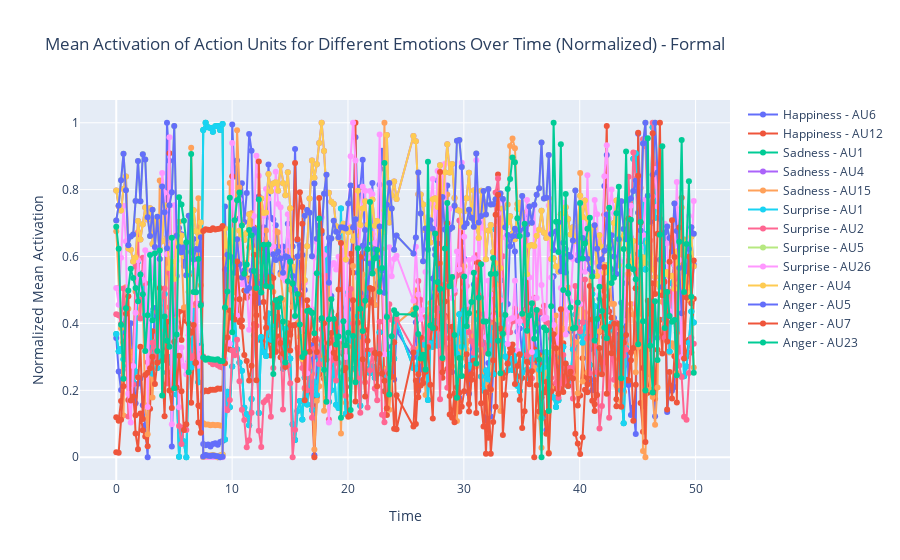
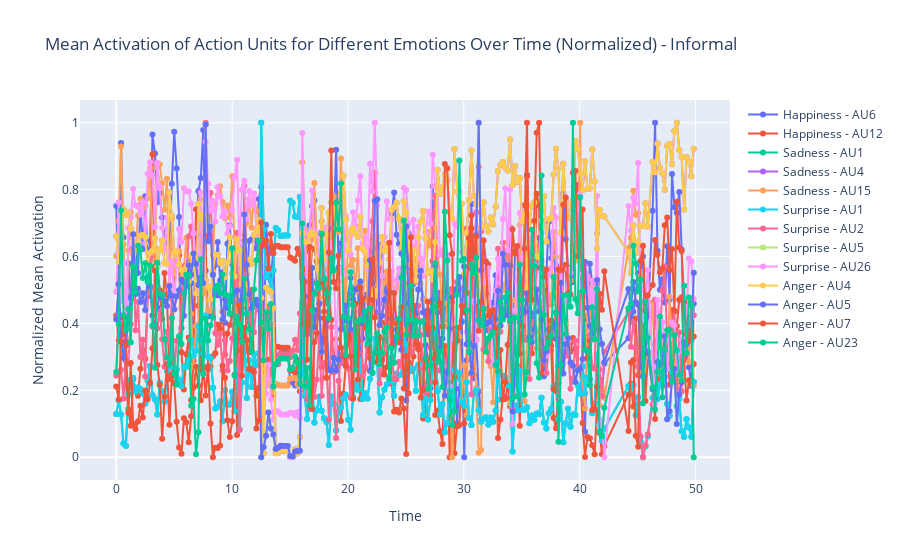

Notebook code cell kept with these figures, in order:
### Code cell
# Reference table linking emotions to action units
emotion_au_mapping = {
    'Happiness': [6, 12],
    'Sadness': [1, 4, 15],
    'Surprise': [1, 2, 5, 26],
    'Anger': [4, 5, 7, 23],
}

# Function to calculate mean activation for each emotion over time and normalize the data
def mean_activation_by_emotion_over_time(df, emotion_au_mapping):
    emotion_means_over_time = {}
    for emotion, aus in emotion_au_mapping.items():
        relevant_aus = df[df['face_au'].isin(aus)]
        emotion_means_over_time[emotion] = relevant_aus.groupby(['time', 'face_au'])['value'].mean().reset_index()

    # Normalize the data using min-max scaling for each action unit
    for emotion, mean_df in emotion_means_over_time.items():
        min_values = mean_df.groupby('face_au')['value'].min()
        max_values = mean_df.groupby('face_au')['value'].max()

        mean_df['value_normalized'] = mean_df.apply(
            lambda row: (row['value'] - min_values[row['face_au']]) / (max_values[row['face_au']] - min_values[row['face_au']]),
            axis=1
        )

    return emotion_means_over_time

# Calculate mean activation for formal and informal speakers over time and normalize the data
formal_emotion_means_over_time = mean_activation_by_emotion_over_time(female_formal_2_au, emotion_au_mapping)
informal_emotion_means_over_time = mean_activation_by_emotion_over_time(female_informal_2_au, emotion_au_mapping)

def plot_emotion_means_over_time(emotion_means_over_time, title):
    fig = go.Figure()

    for emotion, mean_df in emotion_means_over_time.items():
        for au in mean_df['face_au'].unique():
            fig.add_trace(go.Scatter(
                x=mean_df[mean_df['face_au'] == au]['time'],
                y=mean_df[mean_df['face_au'] == au]['value_normalized'],
                mode='lines+markers',
                name=f'{emotion} - AU{au}'
            ))

    fig.update_layout(
        title=f'Mean Activation of Action Units for Different Emotions Over Time (Normalized) - {title}',
        xaxis=dict(title='Time'),
        yaxis=dict(title='Normalized Mean Activation'),
        showlegend=True
    )

    fig.show()

# Plot the mean activation of action units for different emotions over time for formal speakers
plot_emotion_means_over_time(formal_emotion_means_over_time, 'Formal')
plot_emotion_means_over_time(informal_emotion_means_over_time, 'Informal')

### Figure 1 — Plotly figure (JSON) as saved in the notebook; plotly's stock layout.template omitted (floating-point values rounded to 4 significant figures; data arrays with more than 128 entries replaced by an {"elided": "..."} marker saying what was removed)
{"data": [{"mode": "lines+markers", "name": "Happiness - AU6", "type": "scatter", "x": {"elided": "234 float values"}, "y": {"elided": "234 float values"}}, {"mode": "lines+markers", "name": "Happiness - AU12", "type": "scatter", "x": {"elided": "234 float values"}, "y": {"elided": "234 float values"}}, {"mode": "lines+markers", "name": "Sadness - AU1", "type": "scatter", "x": {"elided": "234 float values"}, "y": {"elided": "234 float values"}}, {"mode": "lines+markers", "name": "Sadness - AU4", "type": "scatter", "x": {"elided": "234 float values"}, "y": {"elided": "234 float values"}}, {"mode": "lines+markers", "name": "Sadness - AU15", "type": "scatter", "x": {"elided": "234 float values"}, "y": {"elided": "234 float values"}}, {"mode": "lines+markers", "name": "Surprise - AU1", "type": "scatter", "x": {"elided": "234 float values"}, "y": {"elided": "234 float values"}}, {"mode": "lines+markers", "name": "Surprise - AU2", "type": "scatter", "x": {"elided": "234 float values"}, "y": {"elided": "234 float values"}}, {"mode": "lines+markers", "name": "Surprise - AU5", "type": "scatter", "x": {"elided": "234 float values"}, "y": {"elided": "234 float values"}}, {"mode": "lines+markers", "name": "Surprise - AU26", "type": "scatter", "x": {"elided": "234 float values"}, "y": {"elided": "234 float values"}}, {"mode": "lines+markers", "name": "Anger - AU4", "type": "scatter", "x": {"elided": "234 float values"}, "y": {"elided": "234 float values"}}, {"mode": "lines+markers", "name": "Anger - AU5", "type": "scatter", "x": {"elided": "234 float values"}, "y": {"elided": "234 float values"}}, {"mode": "lines+markers", "name": "Anger - AU7", "type": "scatter", "x": {"elided": "234 float values"}, "y": {"elided": "234 float values"}}, {"mode": "lines+markers", "name": "Anger - AU23", "type": "scatter", "x": {"elided": "234 float values"}, "y": {"elided": "234 float values"}}], "layout": {"showlegend": true, "title": {"text": "Mean Activation of Action Units for Different Emotions Over Time (Normalized) - Formal"}, "xaxis": {"title": {"text": "Time"}}, "yaxis": {"title": {"text": "Normalized Mean Activation"}}}}

### Figure 2 — Plotly figure (JSON) as saved in the notebook; plotly's stock layout.template omitted (floating-point values rounded to 4 significant figures; data arrays with more than 128 entries replaced by an {"elided": "..."} marker saying what was removed)
{"data": [{"mode": "lines+markers", "name": "Happiness - AU6", "type": "scatter", "x": {"elided": "230 float values"}, "y": {"elided": "230 float values"}}, {"mode": "lines+markers", "name": "Happiness - AU12", "type": "scatter", "x": {"elided": "230 float values"}, "y": {"elided": "230 float values"}}, {"mode": "lines+markers", "name": "Sadness - AU1", "type": "scatter", "x": {"elided": "230 float values"}, "y": {"elided": "230 float values"}}, {"mode": "lines+markers", "name": "Sadness - AU4", "type": "scatter", "x": {"elided": "230 float values"}, "y": {"elided": "230 float values"}}, {"mode": "lines+markers", "name": "Sadness - AU15", "type": "scatter", "x": {"elided": "230 float values"}, "y": {"elided": "230 float values"}}, {"mode": "lines+markers", "name": "Surprise - AU1", "type": "scatter", "x": {"elided": "230 float values"}, "y": {"elided": "230 float values"}}, {"mode": "lines+markers", "name": "Surprise - AU2", "type": "scatter", "x": {"elided": "230 float values"}, "y": {"elided": "230 float values"}}, {"mode": "lines+markers", "name": "Surprise - AU5", "type": "scatter", "x": {"elided": "230 float values"}, "y": {"elided": "230 float values"}}, {"mode": "lines+markers", "name": "Surprise - AU26", "type": "scatter", "x": {"elided": "230 float values"}, "y": {"elided": "230 float values"}}, {"mode": "lines+markers", "name": "Anger - AU4", "type": "scatter", "x": {"elided": "230 float values"}, "y": {"elided": "230 float values"}}, {"mode": "lines+markers", "name": "Anger - AU5", "type": "scatter", "x": {"elided": "230 float values"}, "y": {"elided": "230 float values"}}, {"mode": "lines+markers", "name": "Anger - AU7", "type": "scatter", "x": {"elided": "230 float values"}, "y": {"elided": "230 float values"}}, {"mode": "lines+markers", "name": "Anger - AU23", "type": "scatter", "x": {"elided": "230 float values"}, "y": {"elided": "230 float values"}}], "layout": {"showlegend": true, "title": {"text": "Mean Activation of Action Units for Different Emotions Over Time (Normalized) - Informal"}, "xaxis": {"title": {"text": "Time"}}, "yaxis": {"title": {"text": "Normalized Mean Activation"}}}}
